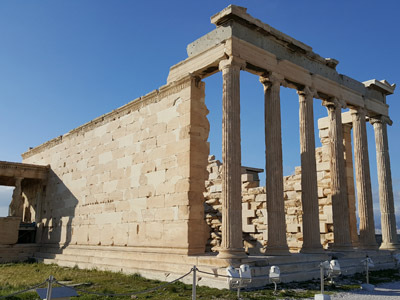
#> input picture Jupyter_notebook/Common/read_color.jpg, 400 x 300 px, found by its file name; its folder holds 5 pictures in this run
$ jupyter execute --allow-errors '21.07.21_likelion_(영상처리).ipynb'   (shell and % lines are left out)
#> lines starting #> are read from the running program, lines starting #| are printed output that depends on the picture; after the words box and inside, x2 and y2 are one past the last pixel; in counts of white or black regions, pixels touching at a corner belong together
### Jupyter_notebook/Common/utils.py
import numpy as np , cv2 , time

def print_matInfo(name , image):
    if image.dtype == "uint8" : mat_type = "CV_8U"
    elif image.dtype == "int8" : mat_type = "CV_8S"
    elif image.dtype == "uint16" : mat_type = "CV_16U"
    elif image.dtype == "int16" : mat_type = "CV_16S"
    elif image.dtype == "float32" : mat_type = "CV_32F"
    elif image.dtype == "float64" : mat_type = "CV_64F"
    nchannel = 3 if image.ndim == 3 else 1

    print("%12s : depth(%s) , channels(%s) -> mat_tyep(%sC%d)"
          % (name , image.dtype, nchannel , mat_type , nchannel))


### Jupyter_notebook/21.07.21_likelion_(영상처리).ipynb
영상처리

입력된 영상을 어떤 목적을 위해 처리하는 기술
어떤 목적을 위해 수학적 연산을 이용해 화소들에 대해 변화를 주는것

## 영상처리의 수준

### 저수준 영상처리
영상 처리 결과가 영상인 경우

### 고수준 영상처리
영상 처리 결과가 영상이 아니라 , 영상의 특성을 나타내는 경우

## 영상처리
입력 영상을 처리해서 출력으로 처리된 영상 획득

## 컴퓨터 비전
입력은 영상
출력은 어떤 정보
얼굴 인식 , 지문 인식 , 번화판 인식 등

## 컴퓨터 그래픽스
입력이 어떤 서술이고 출력이 영상
CAD프로그램

### 영상 - 위치 값과 밝기 값을 가진 일정한 수의 화소들의 모임으로 정의

### 양자화
제한된 비트수로 화소값을 나타내려 밝기값을 정수화 시키는 과정

### 샘플링
무한한 연속된 값으로 일정한 해상도에 따라 유한개의 화소수만큼 입력값을 취하는 과정

imread = 영상을 불러오는 함수

flags = 영상을 불러올 때 옵션

imshow = 읽어온 데이터를 윈도우창에 표시하는 함수

waitKey() = 키보드의 입력을 받는 함수

destroyAllWindows() = 윈도우 창을 종료하는 함수

moveWindow(const string & winname , int x , int y) = 캡션 이름을 갖는 윈도우의 좌측-상단 위치를 x, y위치로 이동시킨다.

resizeWindow(cost string & winname , int width , int height) =
캡션 이름을 갖는 윈도우의 크기를 width , height로 변경한다.
단 flags가 WINDOW_AUTOSIZE로 생성한 윈도우는 크기를 재조정 할 수 없다.

[cell 1]
import cv2
import numpy as np

# numpy.zeros로 300행 , 400열 크기의 행렬 생성하여
# 행력의 모든 원소의 값을 회색(200)으로 지정
image = np.zeros((300 , 400) , np.uint8)
image.fill(200)

cv2.imshow("Window title" , image)
key = cv2.waitKey(0)
#> (key Esc is pressed here)
print("key : " ,  key)
cv2.destroyAllWindows()

[cell 2]
import numpy as np
import cv2

image = np.zeros((200 , 400) , np.uint8)
image[:] = 200

title1 , title2 = "position1" , "position2"
# namedWindow = 문자열의 윈도우 캡션을 갖는 윈도우를 생성
cv2.namedWindow(title1 , cv2.WINDOW_AUTOSIZE)
cv2.namedWindow(title2)
# moveWindow = 화면상에 윈도우를 기재한 좌표로 이동시킴
cv2.moveWindow(title1 , 150 , 150)
cv2.moveWindow(title2 , 400 , 50)

# 윈도우 시각화 하기
cv2.imshow(title1 , image)
cv2.imshow(title2 , image)
cv2.waitKey(0)
cv2.destroyAllWindows()

[cell 3]
import numpy as np
import cv2

image = np.zeros((200 , 300) , np.uint8)
image.fill(255)

title1 , title2 = "AUTOSIZE" , "NORMAL"
# 윈도우 이름설정
cv2.namedWindow(title1 , cv2.WINDOW_AUTOSIZE)
cv2.namedWindow(title2 , cv2.WINDOW_NORMAL)

# 윈도우 show , title에 image를 삽입해서
cv2.imshow(title1 , image)
cv2.imshow(title2 , image)
# 윈도우 사이즈 재설정
cv2.resizeWindow(title1 , 400 ,300)
cv2.resizeWindow(title2 , 400 ,300)
# 키보드 입력기다리기
cv2.waitKey(0)
# 키보드 입력되면 종료
cv2.destroyAllWindows()

[cell 4]
import numpy as np
import cv2
# swich case 문을 사전(dictionary)으로 구현
swich_case = {
    ord("a") : "a키 입력",
    ord("b") : "b키 입력",
    0x41 : "A키 입력",
    int("0x42" , 16): "B키 입력",
    2424832 : "왼쪽 화살표키 입력",
    2490368 : "윗쪽 화살표키 입력",
    2555904 : "오른쪽 화살표키 입력",
    2621440 : "아래쪽 화살표키 입력"
}

image = np.ones((200 , 300) , np.uint8) # 화소값이 1인 행렬 생성
cv2.namedWindow("Keyboard Event")        # 윈도우 이름
cv2.imshow("Keyboard Event" , image)
while True:  # 무한반복
    key = cv2.waitKeyEx(100) #
#> (key Esc is pressed here)
    if key == 27: # esc
        break   # esc키 누르면 종료
    try:
        result = swich_case[key]
        print(result)
    except KeyError:
        result = -1
cv2.destroyAllWindows() # 열린 모든 윈도우 제거

[cell 5]
import numpy as np
import cv2

# onMous(int event , int x , int y , int flags , void userdata)
# event = 마우스 움직임 , 클릭, 더블 클릭등이 있음
# flags = 마우스 이벤트가 발생했을때 Ctrl , Alt , Shift 키를 눌렀는지 확인을 위해 사용
# [9 lines left out: function onMouse, not called in this run]

# np.full = 200 , 300(배열의 모든값을 10으로 초기화 후
# 배열의 차원은 2차원 1차원 300개인 2차원이 200개)

# np.uint8 = 양수만 표현이 가능 , 2^8개수 만큼 표현이 가능
# 0 ~ 255
image = np.full((200 ,300) , 255 , np.uint8)
title1 , title2 = "Mouse Event1" , "Mouse Event2"
cv2.imshow(title1 , image)
cv2.imshow(title2 , image)

cv2.setMouseCallback("Mouse Event1" , onMouse)
cv2.waitKey(0)
cv2.destroyAllWindows()

[cell 6]
import numpy as np
import cv2

# onchange = 트랙바 슬라이더가 변경될때마다 자동 호출
# [6 lines left out: function onChange, not called in this run]

image = np.zeros((300 , 500) , np.uint8)

title = "Trackbar Event"
cv2.imshow(title, image)

# createTrackbar = 윈도우에 트랙바(볼륨 조절키같은거) 생성하기
cv2.createTrackbar("Brightness" , title , image[0][0] , 255 , onChange)
cv2.waitKey(0)
cv2.destroyAllWindows()

[cell 7]
import numpy as np
import cv2

# [17 lines left out: functions onChange, onMouse, not called in this run]

image = np.zeros((300 , 500) , np.uint8)
title = "Trackbar & Mouse Event"
bar_name = "Brightness"
cv2.imshow(title , image)
cv2.createTrackbar(bar_name , title , image[0][0] , 255 , onChange)
cv2.setMouseCallback(title , onMouse)
cv2.waitKey(0)
cv2.destroyAllWindows()

[cell 8]
import numpy as np
import cv2

# [17 lines left out: functions onChange, onMouse, not called in this run]

image = np.zeros((300 , 500) , np.uint8)
title = "Trackbar & Mouse Event"
bar_name = "Brightness"
cv2.imshow(title , image)
cv2.createTrackbar(bar_name , title , image[0][0] , 255 , onChange)
cv2.setMouseCallback(title , onMouse)
cv2.waitKey(0)
cv2.destroyAllWindows()

[cell 9]
import numpy as np
import cv2

# [19 lines left out: functions onChange, onMouse, not called in this run]

image = np.zeros((300 , 500) , np.uint8)
title = "Trackbar & Mouse Event"
bar_name = "Brightness"
cv2.imshow(title , image)
cv2.createTrackbar(bar_name , title , image[0][0] , 255 , onChange)
cv2.setMouseCallback(title , onMouse)
cv2.waitKey(0)
cv2.destroyAllWindows()

[cell 10]
# 직선 및 사각형 그리기
import numpy as np
import cv2

# 색상 선언
blue , green , red = (255, 0 , 0) , (0 , 255 , 0) ,  (0 , 0 ,255)
# 3채널 컬러 영상 생성
image = np.zeros((400 , 600 , 3) , np.uint8)
image[:] = (255 , 255 , 255)

# 좌표 선언 - 정수형 튜플
pt1 , pt2 = (50 , 50) , (250 , 150)
pt3 , pt4 = (400 , 150) , (500 , 50)
roi = 50 , 200 , 200 ,100

cv2.line(image , pt1 , pt2 , red)
# 계단 현상이 감소한 선
cv2.line(image , pt3 , pt4 , green , 3 , cv2.LINE_AA)

# 사각형 그리기
# 4방향 연결선
cv2.rectangle(image , pt1 , pt2 , blue , 3 , cv2.LINE_4)
# 내부 채움
cv2.rectangle(image , roi , red , 3 , cv2.LINE_8)
# 내부 채움
cv2.rectangle(image , (400 ,200 ,100 ,100) , green , cv2.FILLED)
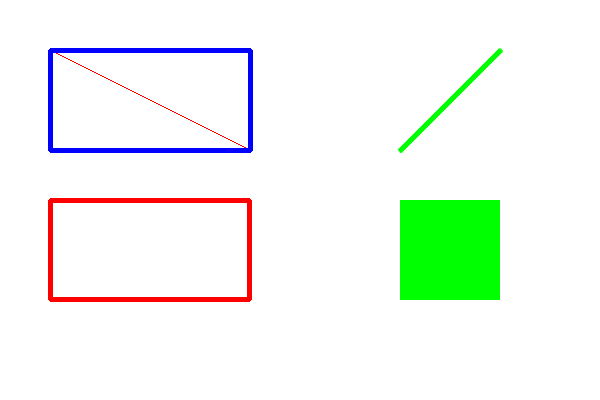
#> image: shape (400, 600, 3); mean of channels 0, 1, 2 240.2, 248.5, 240.4; drawn as B, G, R

# 윈도우에 영상 표시
cv2.imshow("Line & Rectangle" , image)
cv2.waitKey(0)
# 모든 열린 윈도우 닫기
cv2.destroyAllWindows()

[cell 11]
import numpy as np
import cv2

olive , violet , brown = (128 , 128 , 0) , (221, 160 , 221) , (42, 42 ,165)
pt1 , pt2 = (50 , 200) , (50 , 260)

image = np.zeros((300 , 500 ,3) , np.uint8)
image.fill(255)

cv2.putText(image , "SIMPLEX" , (50 , 50) , cv2.FONT_HERSHEY_SIMPLEX , 2 , brown)
cv2.putText(image , "DUPLEX" , (50 , 130) , cv2.FONT_HERSHEY_DUPLEX , 3 , olive)
cv2.putText(image , "TRIPLEX" , pt1 , cv2.FONT_HERSHEY_TRIPLEX , 2 , violet)

fontFace = cv2.FONT_HERSHEY_PLAIN | cv2.FONT_ITALIC
cv2.putText(image , "ITALIC" , pt2 , fontFace , 4 , violet)

cv2.imshow("Put Text" , image)
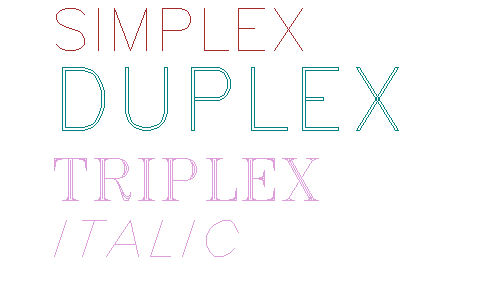
#> window 'Put Text': shape (300, 500, 3); mean B, G, R 252.1, 251.3, 251.2
cv2.waitKey(0)

[cell 12]
# 원 그리기
import numpy as np
import cv2

orange , blue , cyan = (0 , 165 , 255) , (255 , 0 , 0) , (255 , 255 , 0)
white , black = (255 , 255 ,255) , (0,0,0)
image = np.full((300 , 500 , 3), white , np.uint8)

center = (image.shape[1] // 2 , image.shape[0] // 2)
pt1 , pt2 = (300 , 50) , (100 , 220)
shade = (pt2[0] + 2 , pt2[1] + 2)

cv2.circle(image , center , 100 , blue)
#> image: shape (300, 500, 3)
cv2.circle(image , pt1 , 50 , orange , 2)
cv2.circle(image , pt2 , 70 , cyan , -1)

font = cv2.FONT_HERSHEY_COMPLEX;
cv2.putText(image , "center_blue" , center , font , 1.0 , blue)
cv2.putText(image , "pt1_orange" , pt1 , font , 0.8 , orange)
cv2.putText(image , "pt2_cyan" , shade , font , 1.2 , black , 2)
cv2.putText(image , "pt2_cyan" , pt2 , font , 1.2 , cyan , 1)
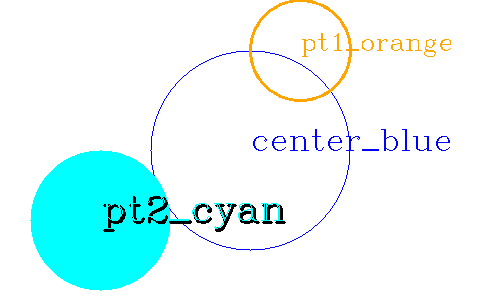
#> image: shape (300, 500, 3); mean of channels 0, 1, 2 250.4, 249.9, 225; drawn as B, G, R

title = "Draw circles"
cv2.namedWindow(title)
cv2.imshow(title , image)
cv2.waitKey(0)
cv2.destroyAllWindows()

[cell 13]
import numpy as np
import cv2

orange , blue , white = (0 , 165 , 255) , (255, 0 , 0) , (255 ,255 ,255)
image = np.full((300 , 700 , 3) , white , np.uint8)

pt1 , pt2 = (180 , 150) , (550 , 150)
size = (120 , 60)

cv2.circle(image , pt1 , 1, 0 ,2)
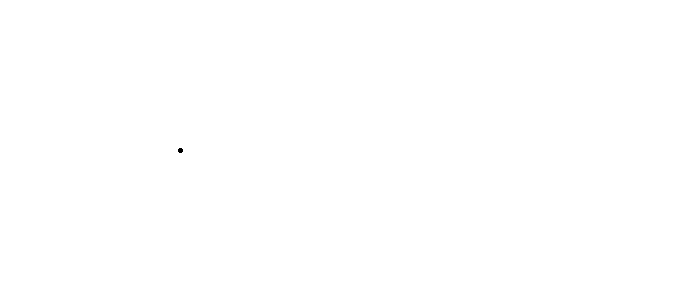
#> image: shape (300, 700, 3); 100% white; 1 black region, box (x1, y1, x2, y2) and area: (178, 148, 183, 153) 21
cv2.circle(image , pt2 , 1, 0 ,2)
#> image: shape (300, 700, 3); 100% white; 2 black regions, box (x1, y1, x2, y2) and area: (178, 148, 183, 153) 21, (548, 148, 553, 153) 21

cv2.ellipse(image , pt1 , size , 0, 0, 360 , blue , 1)
cv2.ellipse(image , pt2 , size , 90, 0, 360 , blue , 1)
cv2.ellipse(image , pt1 , size , 0, 30, 270 , orange , 4)
cv2.ellipse(image , pt2 , size , 90, -45, 90 , orange , 4)
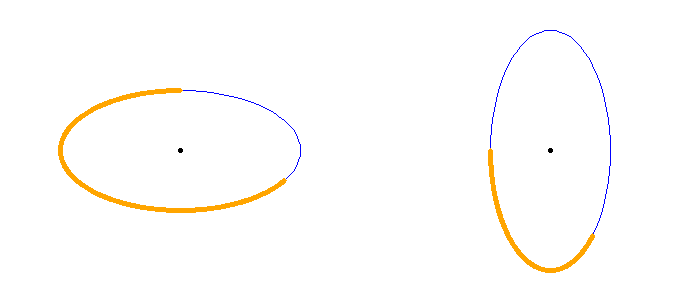
#> image: shape (300, 700, 3); mean of channels 0, 1, 2 251.2, 253, 254.3; drawn as B, G, R

cv2.imshow("Draw Eclipse & Arc" , image)
cv2.waitKey()
cv2.destroyAllWindows()

[cell 14]
import numpy as np
import cv2
import random

# 색깔 설정
blue , white = (255 , 0 , 0) , (255 ,255 ,255)
# 도화지 펼치기, 400 ,400 ,3 은 window사이
image = np.full((400 , 400 , 3) , white , np.uint8)

a = random.randrange(0 , 400)
b = random.randrange(0 , 400)

# 좌표
pt1 = (200 , 200)
pt2 = (a , b)
pt2 = (100 , 100)
# 원 사이즈
size = (50 , 50)

# image = 도화지 , pt1 = 위치 , 원의 크기 , ? , 원 색깔 채우기
cv2.circle(image  , pt1 , 1 ,0 ,2)
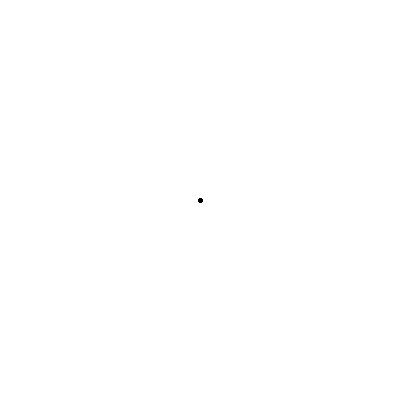
#> image: shape (400, 400, 3); 100% white; 1 black region, box (x1, y1, x2, y2) and area: (198, 198, 203, 203) 21
# image = 도화지 , pt1 = 그릴 좌표 , 0 , 0 ,360 = 각도 , ? , 둘레(180으로 설정하면)
# 원이 반밖에 안그려짐 , blue = 그림의 색깔 , 1 = 선의 굵기
cv2.ellipse(image , pt1 , size , 0 , 0 , 360 , blue , 1)
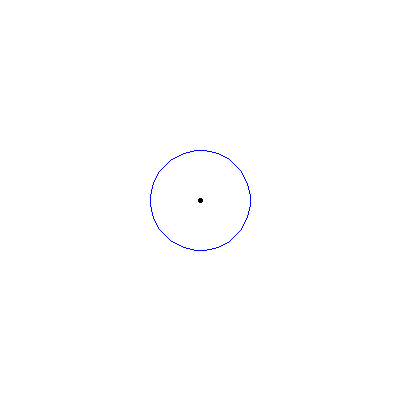
#> image: shape (400, 400, 3); 0.18% of pixels changed, all inside (x1, y1, x2, y2) = (150, 150, 251, 251); drawn as B, G, R

cv2.imshow("My circle" ,image)
cv2.waitKey()
cv2.destroyAllWindows()

[cell 15]
import numpy as np
import cv2
import random

rand_data = list()

def makeRandom(cnt):
    global rand_data
    x = random.randint(0 , cnt)
    y = random.randint(0 , cnt)
    rand_data.append([x,  y])

for i in range(10):
    makeRandom(400)

print(rand_data)
rand_arr = np.array(rand_data)

x_max = max(rand_arr[: , 0])
x_max_index = np.argmax(rand_arr[: , 0])

x_min = min(rand_arr[: , 0])
x_min_index = np.argmin(rand_arr[: , 0])

y_max = max(rand_arr[: , 1])
y_max_index = np.argmax(rand_arr[: , 1])

y_min = min(rand_arr[: , 1])
y_min_index = np.argmin(rand_arr[: , 1])

orange , blue , cyan = (0 , 165 , 255) , (255 , 0 , 0) , (255 , 255 , 0)
white , black = (255 ,255, 255) , (0, 0 , 0)
image = np.full((400 , 400 ,3) , white , np.uint8)
center = (image.shape[1] // 2 , image.shape[0] // 2)
cv2.circle(image , center , 25, blue)

for i in range(10):
    print(rand_arr[i][0] , rand_arr[i][1])
    cv2.putText(image , "+" , (rand_arr[i][0] , rand_arr[i][1]) , cv2.FONT_HERSHEY_SIMPLEX , 0.5 , (0 , 0 , 255))
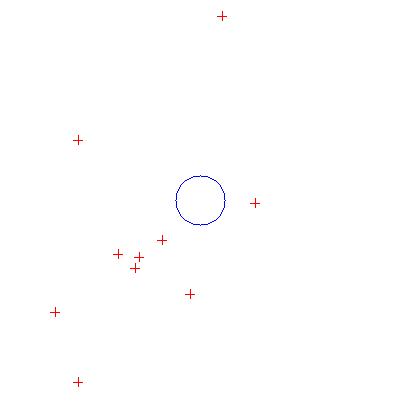
#> image: shape (400, 400, 3); mean of channels 0, 1, 2 254.7, 254.5, 254.8; drawn as B, G, R

cv2.line(image , rand_data[x_max_index] , rand_data[y_min_index] , (0, 0 , 255))
cv2.line(image , rand_data[x_max_index] , rand_data[y_max_index] , (0, 0 , 255))
cv2.line(image , rand_data[x_min_index] , rand_data[y_min_index] , (0, 0 , 255))
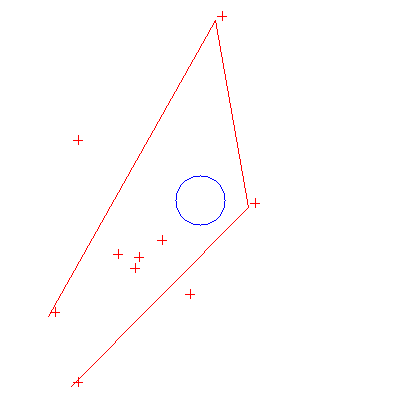
#> image: shape (400, 400, 3); mean of channels 0, 1, 2 253.6, 253.4, 254.8; drawn as B, G, R
cv2.line(image , rand_data[x_min_index] , rand_data[y_max_index] , (0, 0 , 255))
#> image: shape (400, 400, 3); 0.04% of pixels changed, all inside (x1, y1, x2, y2) = (48, 317, 72, 386)

title  = "Ex1"
cv2.imshow(title , image)
cv2.waitKey(0)
cv2.destroyAllWindows()

#> (a cell that did not finish here is left out)

#> (a cell that did not finish here is left out)

[cell 18]
import sys
# common 폴더안에 utils.py가 있어야 함
sys.path.append("/Users/panhong/Desktop/coding_study/Likelion_KDT/Jupyter_notebook/Common")

import cv2
# 행렬 정보 출력 함수 임포트
from Common.utils import print_matInfo

title1 , title2 = "color2gray" , "color2color"
color2gray = cv2.imread("/Users/panhong/Desktop/coding_study/Likelion_KDT/Jupyter_notebook/Common/read_color.jpg" , cv2.IMREAD_GRAYSCALE)
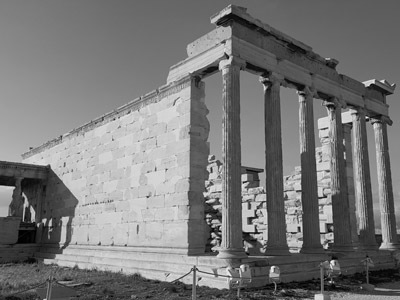
#> color2gray: shape (300, 400); min 0, max 247, mean 120.1
color2color = cv2.imread("/Users/panhong/Desktop/coding_study/Likelion_KDT/Jupyter_notebook/Common/read_color.jpg" , cv2.IMREAD_COLOR)
#> color2color is the input picture: shape (300, 400, 3); mean B, G, R 127.6, 121.4, 114.6
if color2gray is None or color2color is None:
    raise Exception("영상 파일 읽기 에러")

print("행렬 좌표 (100 ,100) 화소값")
# 한 화소값 표시
print("%s %s" %(title1 , color2gray[100 ,100]))
#| color2gray 137
print("%s %s\n" %(title2 , color2color[100 ,100]))
#| color2color [197 145  98]

# 행렬 정보 출력
print_matInfo(title1 , color2gray)
#|   color2gray : depth(uint8) , channels(1) -> mat_tyep(CV_8UC1)
print_matInfo(title2 , color2color)
#|  color2color : depth(uint8) , channels(3) -> mat_tyep(CV_8UC3)
cv2.imshow(title1 , color2gray)
# 행렬 정보 영상으로 띄우기
cv2.imshow(title2 , color2color)
cv2.waitKey(0)
cv2.destroyAllWindows()
